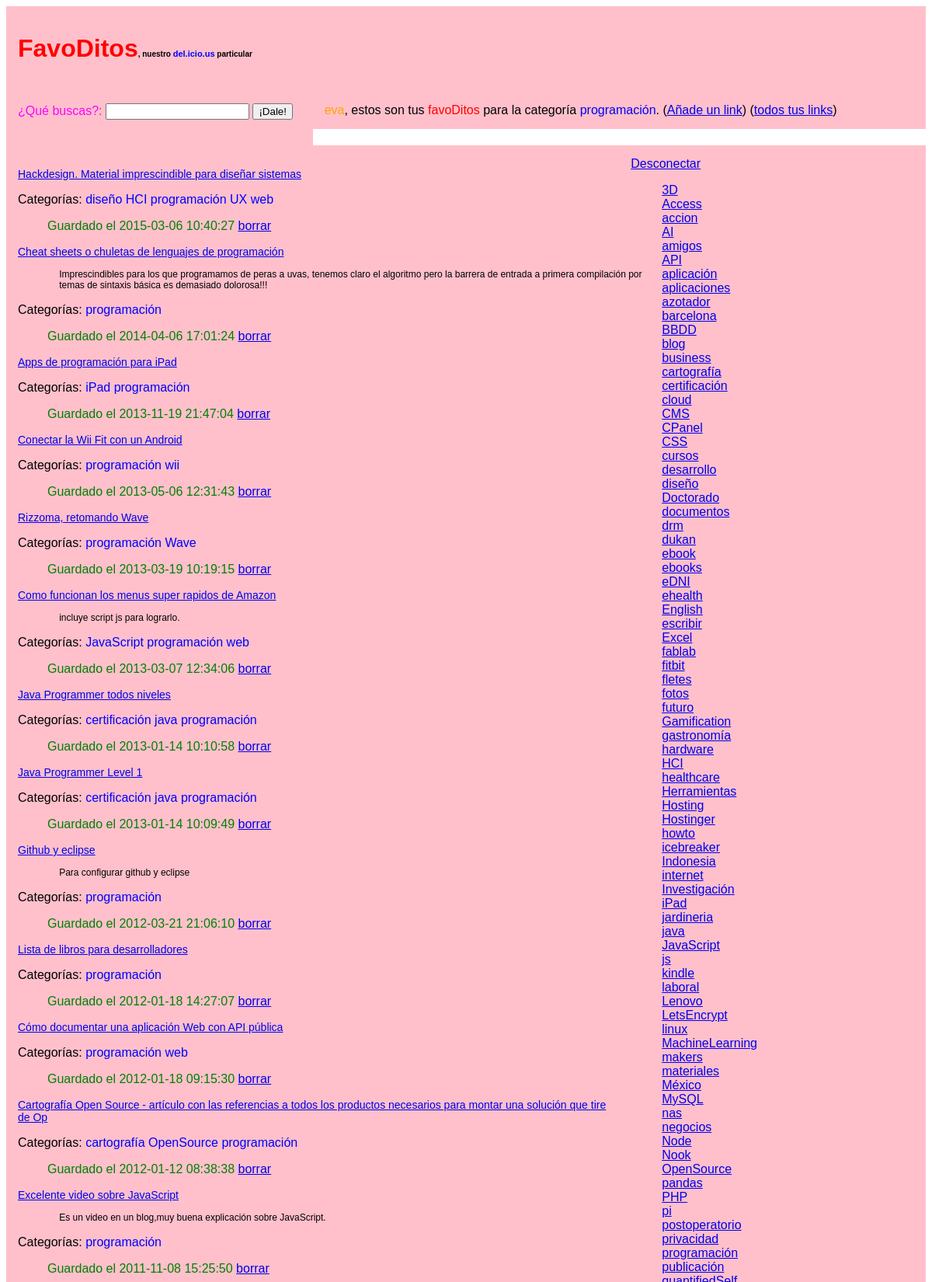
Page /categorylinks.php?user=eva&category=programación (signed in, upper part) on the committed database.
### tables this page shows
CREATE TABLE `link` (
  `linkId` int(11) NOT NULL,
  `userId` varchar(8) NOT NULL,
  `title` varchar(127) NOT NULL,
  `URL` varchar(127) NOT NULL,
  `comment` longtext DEFAULT NULL,
  `date` timestamp NOT NULL DEFAULT current_timestamp()
);

CREATE TABLE `catlink` (
  `categoryId` varchar(16) NOT NULL,
  `linkId` int(11) NOT NULL
);

### funciones.php (the view, shortened to what this page needs)
<?php
function generaCajaBusqueda()
{
	echo '<div class="cajaBusqueda col-4 col-m-12">';
	echo '<form name="cajaBusqueda" action="busqueda.php"';
	echo 'method="POST">';
	echo '&iquest;Qu&eacute; buscas?: ';
	echo '<input type="text" name="textoBusqueda">    ';
	echo '<input type="submit" value="&#161;Dale!">';
	echo '</form><br/>';
	echo '</div>';
}
function generaCategorias($user)
{
	$query='SELECT DISTINCT catlink.categoryID FROM catlink,link WHERE link.userId="'. mysql_real_escape_string($user) .'" AND catlink.linkId=link.linkId ORDER BY categoryId ASC';
	$result = mysql_query($query) or die('Query failed: ' . mysql_error());
	echo '<div class="categorylist col-4 col-m-12">';
	echo '<a href="index.php">Desconectar</a><br>';
	echo '<ul class="listanostyle">';
	while ($line = mysql_fetch_array($result, MYSQL_BOTH)) {
		echo '<li><a href="categorylinks.php?user='. $user . '&category='.$line[0].'">'. $line[0] .'</a></li>';
	}
	echo '</div>';
	echo '</div>';
}
function generaLinksCat($user,$category)
{
	$query=sprintf('SELECT LI.linkId, LI.title, LI.URL, LI.comment, LI.date FROM link LI, catlink CL WHERE LI.linkId=CL.linkId AND CL.categoryId="' . mysql_real_escape_string($category) . '" AND LI.userId="' . $user . '" ORDER BY LI.date DESC');
	$result = mysql_query($query) or die('Query failed: ' . mysql_error());
	echo '<div class="subheader col-8 col-m-12"><span class="usuario">'.$user.'</span>, estos son tus <span class="favoDitos">favoDitos</span> para ';
	echo 'la categor&iacute;a <span class="categoria">'. $category.'</span>. (<a href="nuevolink.php?user=' . $user . '">A&ntilde;ade un link</a>)   (<a href="userlinks.php">todos tus links</a>)</div>';
		echo '</div>';
	echo '<div class="row">';
	echo '<div class="linklist subheader col-8 col-m-12">';
	while ($line = mysql_fetch_array($result, MYSQL_BOTH)) {
		echo '<p class="link"><a href="' .$line[2]. '" target="_blank">' . $line[1] .'</a></p>';
		echo '<p class="resumen">' . $line[3] .'</p>';
		echo '<p>Categor&iacute;as: <span class="categoria">';
		$query2=sprintf('select categoryId from catlink where linkId=' . mysql_real_escape_string($line[0]) . ' order by categoryId asc');
		$result2 = mysql_query($query2) or die('Query failed: ' . mysql_error());
		while ($line2 = mysql_fetch_array($result2, MYSQL_BOTH)) {
			echo '<a class="categoria" href="categorylinks.php?user=' .$user .'&category='. $line2[0] .'">'.$line2[0] .'</a> ';
		}
		echo '</span>';
		echo '<p class="fecha">Guardado el ' . $line[4] .' <a href="deleting.php?linkId=' . $line[0] . '">borrar</a></p>';
	}
	echo '</div>';
}
?>

### estilo.css (style rules this page uses)
body { font-family: sans-serif; }
* { box-sizing: border-box; }
[class*="col-"] { width: 100%; background-color: lightblue; }
@media only screen and (min-width: 600px) { .col-m-12 { width: 100%; background-color: lightgreen; } }
@media only screen and (min-width: 768px) { .col-4 { width: 33.33%; background-color: pink; } }
@media only screen and (min-width: 768px) { .col-8 { width: 66.66%; background-color: pink; } }
[class*="col-"] { float: left; padding: 15px; }
.row::after { content: ""; clear: both; display: block; }
.favoDitos { color:red; }
.cajaBusqueda { color:magenta; }
.link { font-size:14px; }
.resumen { font-size: 12px; position: relative; left:7%; }
.fecha { color:green; position: relative; left:5%; }
.categoria { color:blue; font-family: sans-serif; }
.usuario { color:orange; }
a.categoria:link { text-decoration: none; }
ul.listanostyle { list-style-type: none; }

### rows in the picture
link: title "Hackdesign. Material imprescindible para diseñar sistemas", date "2015-03-06 10:40:27"
catlink: categoryId "diseño"
catlink: categoryId "HCI"
catlink: categoryId "programación"
catlink: categoryId "UX"
catlink: categoryId "web"
link: title "Cheat sheets o chuletas de lenguajes de programación", comment "Imprescindibles para los que programamos de peras a uvas, tenemos claro el algoritmo pero la barrera de entrada a primera compilación por temas de sintaxis básica es demasiado dolorosa!!!", date "2014-04-06 17:01:24"
catlink: categoryId "programación"
link: title "Apps de programación para iPad", date "2013-11-19 21:47:04"
catlink: categoryId "iPad"
catlink: categoryId "programación"
link: title "Conectar la Wii Fit con un Android", date "2013-05-06 12:31:43"
catlink: categoryId "programación"
catlink: categoryId "wii"
link: title "Rizzoma, retomando Wave", date "2013-03-19 10:19:15"
catlink: categoryId "programación"
catlink: categoryId "Wave"
link: title "Como funcionan los menus super rapidos de Amazon", comment "incluye script js para lograrlo.", date "2013-03-07 12:34:06"
catlink: categoryId "JavaScript"
catlink: categoryId "programación"
catlink: categoryId "web"
link: title "Java Programmer todos niveles", date "2013-01-14 10:10:58"
catlink: categoryId "certificación"
catlink: categoryId "java"
catlink: categoryId "programación"
link: title "Java Programmer Level 1", date "2013-01-14 10:09:49"
catlink: categoryId "certificación"
catlink: categoryId "java"
catlink: categoryId "programación"
link: title "Github y eclipse", comment "Para configurar github y eclipse", date "2012-03-21 21:06:10"
catlink: categoryId "programación"
link: title "Lista de libros para desarrolladores", date "2012-01-18 14:27:07"
catlink: categoryId "programación"
link: title "Cómo documentar una aplicación Web con API pública", date "2012-01-18 09:15:30"
catlink: categoryId "programación"
catlink: categoryId "web"
link: title "Cartografía Open Source - artículo con las referencias a todos los productos necesarios para montar una solución que tire de Op", date "2012-01-12 08:38:38"
catlink: categoryId "cartografía"
catlink: categoryId "OpenSource"
catlink: categoryId "programación"
link: title "Excelente video sobre JavaScript", comment "Es un video en un blog,muy buena explicación sobre JavaScript.", date "2011-11-08 15:25:50"
catlink: categoryId "programación"

### other values in the picture
$user "eva"
$category "programación"
$line[0] "3D"
$line[0] "Access"
$line[0] "accion"
$line[0] "AI"
$line[0] "amigos"
$line[0] "API"
$line[0] "aplicación"
$line[0] "aplicaciones"
$line[0] "azotador"
$line[0] "barcelona"
$line[0] "BBDD"
$line[0] "blog"
$line[0] "business"
